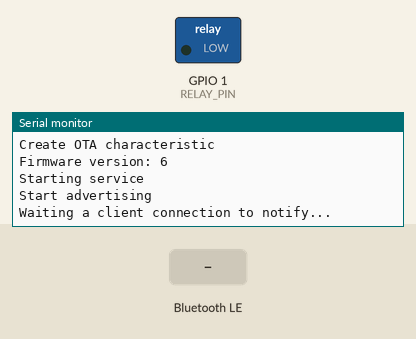
Simulated run of this program. Board: ESP32. Parts: switched loads named in the program (green lamp = pin HIGH), the last lines printed to the serial monitor. The inputs (shaded band) are chosen by the test bench. Nothing arrives over Bluetooth unless stated; a phone connects over Bluetooth LE 3 s after start.

Above: at 1.2 s.
1.3 s: Bluetooth LE write "ON" received
At 1.9 s:
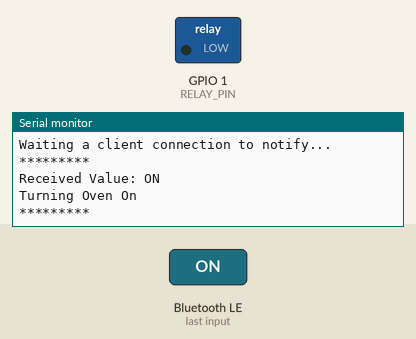
2.8 s: Bluetooth LE write "OFF" received
At 2.96 s:
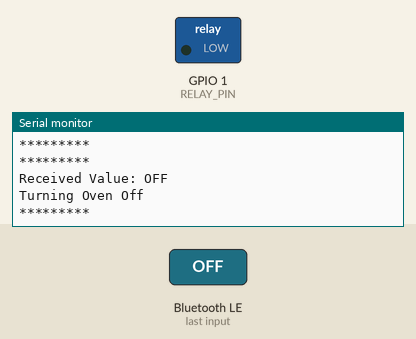
4.3 s: Bluetooth LE write "@END" received
At 5.4 s:
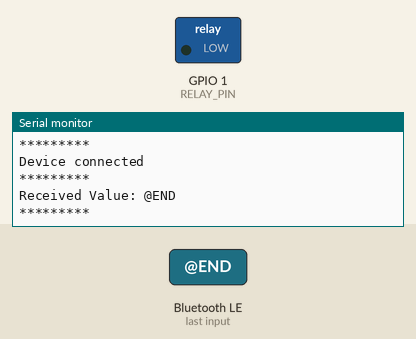

The program:

main.cpp
```cpp
#include <Arduino.h>
#include "blemanager.hpp"

unsigned long previousMillis = 0; // will store last time LED was updated
const long interval = 1000;
const uint8_t RELAY_PIN = 1;
const float desiredTemperature = 18.0;
const long minTimeBetweenOn = 60000;
unsigned long previousOn = -minTimeBetweenOn;

BLEManager bleManager;

void setup()
{
  Serial.begin(115200);
  Serial.println();
  Serial.println(F("Proofing Chamber starting"));
  bleManager.SetupBLE();

  pinMode(RELAY_PIN, OUTPUT);
}

void loop()
{
  unsigned long currentMillis = millis();

  if (currentMillis - previousMillis >= interval)
  {
    // save the last time you blinked the LED
    previousMillis = currentMillis;

    float currentTemperature = 11;

    if (currentTemperature > desiredTemperature && currentMillis - previousOn >= minTimeBetweenOn)
    {
      digitalWrite(RELAY_PIN, HIGH);
      previousOn = currentMillis;
    }
    else
    {
      digitalWrite(RELAY_PIN, LOW);
    }
  }
}
```

blemanager.cpp
```cpp
#include "blemanager.hpp"
#include <Arduino.h>
#include <BLEDevice.h>
#include <BLEUtils.h>
#include <BLE2902.h>

#include "communicationcallback.hpp"

uint32_t FIRMWARE_VERSION = 6;

BLEManager::BLEManager()
{
    this->serverCallbaks = NULL;
}

bool BLEManager::IsDeviceConnected()
{
    if (this->serverCallbaks)
    {
        return false;
    }

    return this->serverCallbaks->IsDeviceConnected();
}

void BLEManager::SetupBLE()
{
    Serial.println("Setup BLE Comm");
    // Create the BLE Device
    BLEDevice::init("ProofingChamber");
    // Create the BLE Server
    BLEServer *server = BLEDevice::createServer(); // cria um BLE server
    this->serverCallbaks = new ServerCallbacks();
    server->setCallbacks(this->serverCallbaks); // seta o callback do server

    Serial.println("Setup BLE");
    // Create the BLE Service
    BLEService *service = server->createService(SERVICE_UUID);
    BLEService *otaService = server->createService(OTA_SERVICE_UUID);

    Serial.println("Create communication channel");
    this->CreateCommunicationCharactersitic(service);

    Serial.println("Create OTA characteristic");
    this->CreateOTACharacteristic(otaService);

    Serial.println("Starting service");
    // Start the service
    service->start();
    otaService->start();
    // Start advertising (descoberta do ESP32)
    BLEAdvertising *pAdvertising = BLEDevice::getAdvertising();
    pAdvertising->addServiceUUID(SERVICE_UUID);
    pAdvertising->addServiceUUID(OTA_SERVICE_UUID);

    pAdvertising->setScanResponse(true);
    pAdvertising->setMinPreferred(0x06); // functions that help with iPhone connections issue
    pAdvertising->setMinPreferred(0x12);
    Serial.println("Start advertising");
    BLEDevice::startAdvertising();

    Serial.println("Waiting a client connection to notify...");
}

void BLEManager::SendNotification()
{
}

// for the communication with the app
void BLEManager::CreateOTACharacteristic(BLEService *service)
{
    BLECharacteristic *characteristic = service->createCharacteristic(
        CHARACTERISTIC_UUID_OTA,
        // BLECharacteristic::PROPERTY_NOTIFY | BLECharacteristic::PROPERTY_WRITE);
        BLECharacteristic::PROPERTY_WRITE);

    BLECharacteristic *characteristicOtaFinish = service->createCharacteristic(
        CHARACTERISTIC_UUID_OTA_FINISH,
        BLECharacteristic::PROPERTY_NOTIFY | BLECharacteristic::PROPERTY_WRITE);
    characteristicOtaFinish->addDescriptor(new BLE2902());

    // characteristic->setCallbacks(new OtaCallbacks(characteristicOtaFinish));

    BLECharacteristic *pVersionCharacteristic = service->createCharacteristic(
        CHARACTERISTIC_UUID_VERSION,
        BLECharacteristic::PROPERTY_READ);

    char str[100];
    snprintf(str, 100, "{ firmware: %d}", FIRMWARE_VERSION);
    Serial.print("Firmware version: ");
    Serial.println(FIRMWARE_VERSION);
    pVersionCharacteristic->setValue(str);
}

// for the communication with the app
void BLEManager::CreateCommunicationCharactersitic(BLEService *service)
{
    BLECharacteristic *characteristic = service->createCharacteristic(
        CHARACTERISTIC_UUID_COMMANDS,
        BLECharacteristic::PROPERTY_WRITE);

    characteristic->setCallbacks(new CommunicationCallbacks());
}
```

blemanager.hpp
```cpp
#ifndef BLEMANAGER_H
#define BLEMANAGER_H
#include <BLEServer.h>

#include "servercallbacks.hpp"

// See the following for generating UUIDs:
// https://www.uuidgenerator.net/
#define SERVICE_UUID "ae4a7ea7-c717-4e71-9b89-26a5f9a3511b"                 // UART service UUID
#define CHARACTERISTIC_UUID_COMMANDS "6d60f0ce-af2e-4e58-8d24-66b4573807f2" // commands
#define CHARACTERISTIC_UUID_NOTIFY "5c3b815e-e5da-4486-8f18-2d2fadf43046"

#define OTA_SERVICE_UUID "d5d6fe08-1973-446d-8de2-f3ad8d99d7cb"               // OTA service UUID
#define CHARACTERISTIC_UUID_OTA "b181a940-0127-4bbc-88f8-101b643e7b7a"        // OTA update
#define CHARACTERISTIC_UUID_VERSION "36c6361e-882e-4f0e-ba3a-ee6f6bc35d60"    // device firmware version
#define CHARACTERISTIC_UUID_OTA_FINISH "ae1a7b5c-31ba-49f1-bbb4-869afed9e4b5" // OTA update

extern uint32_t FIRMWARE_VERSION; // device firmware version

class BLEManager
{
    ServerCallbacks *serverCallbaks;

    void CreateCommunicationCharactersitic(BLEService *service);
    void CreateOTACharacteristic(BLEService *service);

public:
    BLEManager();
    void SetupBLE();
    void SendNotification();
    bool IsDeviceConnected();
};

#endif
```

communicationcallback.cpp
```cpp
#include "communicationcallback.hpp"
#include "Arduino.h"

CommunicationCallbacks::CommunicationCallbacks()
{
}

void CommunicationCallbacks::onWrite(BLECharacteristic *characteristic)
{
    // retorna ponteiro para o registrador contendo o valor atual da caracteristica
    std::string rxValue = characteristic->getValue();
    // verifica se existe dados (tamanho maior que zero)
    if (rxValue.length() > 0)
    {
        String command = String(rxValue.c_str());
        Serial.println("*********");
        Serial.print("Received Value: ");
        Serial.println(command);

        // Do stuff based on the command received
        if (command == "ON")
        {
            Serial.print("Turning Oven On");
            // this->oven->SwitchOn();
        }

        if (command == "OFF")
        {
            Serial.print("Turning Oven Off");
            // this->oven->SwitchOff();
        }


        Serial.println();
        Serial.println("*********");
    }
}
```

communicationcallback.hpp
```cpp
#ifndef COMMUNICATIONCALLBACK_H
#define COMMUNICATIONCALLBACK_H

#include <BLEDevice.h>

// callback  para envendos das características
class CommunicationCallbacks : public BLECharacteristicCallbacks
{

public:
    CommunicationCallbacks();

    void onWrite(BLECharacteristic *characteristic);
};

#endif
```

otacallback.cpp
```cpp
#include "otacallback.hpp"
#include "Arduino.h"
#include <Update.h>

OtaCallbacks::OtaCallbacks(BLECharacteristic *characteristicOtaFinish)
{
    this->characteristicOtaFinish = characteristicOtaFinish;

    updateFlag = false;
    readyFlag = false;
    bytesReceived = 0;
    timesWritten = 0;
}

void OtaCallbacks::onWrite(BLECharacteristic *pCharacteristic)
{
    std::string rxValue = pCharacteristic->getValue();
    // verifica se existe dados (tamanho maior que zero)
    if (rxValue.length() > 0)
    {
        String command = String(rxValue.c_str());
        if (rxValue == "@END")
        {
            if (Update.end(true))
            { // true to set the size to the current progress
                Serial.printf("] Update Success: \nRebooting...\n");
                this->characteristicOtaFinish->setValue("SU");
                this->characteristicOtaFinish->notify();
                delay(5000);
                ESP.restart();
            }
            else
            {
                Update.printError(Serial);
                this->characteristicOtaFinish->setValue("ERE");
                this->characteristicOtaFinish->notify();
            }
        }
    }

    uint8_t *rxData = pCharacteristic->getData();
    size_t dataLength = pCharacteristic->getLength();

    if (!updateFlag)
    { // If it's the first packet of OTA since bootup, begin OTA
        Serial.println("Update OTA [");
        if (!Update.begin())
        { // start with max available size
            Serial.print("Update begin error: ");
            Update.printError(Serial);
            this->characteristicOtaFinish->setValue("ERB");
            this->characteristicOtaFinish->notify();
        }
        updateFlag = true;
    }

    Serial.print(".");
    if (dataLength > 0)
    {
        if (Update.write(rxData, dataLength) != dataLength)
        {
            Update.printError(Serial);
            this->characteristicOtaFinish->setValue("ERW");
            this->characteristicOtaFinish->notify();
        }
    }
}
```

otacallback.hpp
```cpp
#ifndef OTACALLBACK_H
#define OTACALLBACK_H

#include <BLEDevice.h>

// callback  para envendos das características
class OtaCallbacks : public BLECharacteristicCallbacks
{
    bool updateFlag;
    bool readyFlag;
    int bytesReceived;
    int timesWritten;
    BLECharacteristic *characteristicOtaFinish;

public:
    OtaCallbacks(BLECharacteristic *characteristicOtaFinish);

    void onWrite(BLECharacteristic *characteristic);
};

#endif
```

servercallbacks.cpp
```cpp
#include "servercallbacks.hpp"
#include <Arduino.h>
#include <BLEDevice.h>
#include <Update.h>

ServerCallbacks::ServerCallbacks()
{
    this->deviceConnected = false;
}

void ServerCallbacks::onConnect(BLEServer *pServer)
{
    deviceConnected = true;
    Serial.println("Device connected");
}

void ServerCallbacks::onDisconnect(BLEServer *pServer)
{
    deviceConnected = false;
    Serial.println("Device disconnected");
    if (Update.isRunning())
    {
        Update.abort();
    }

    BLEDevice::startAdvertising();
}

bool ServerCallbacks::IsDeviceConnected()
{
    return this->deviceConnected;
}
```

servercallbacks.hpp
```cpp
#ifndef SERVERCALLBACKS_H
#define SERVERCALLBACKS_H

#include <BLEServer.h>

// callback para receber os eventos de conexão de dispositivos
class ServerCallbacks : public BLEServerCallbacks
{
    bool deviceConnected;

public:
    ServerCallbacks();
    void onConnect(BLEServer *pServer);
    void onDisconnect(BLEServer *pServer);

    bool IsDeviceConnected();
};

#endif
```

Measured:
- after the input at 1.3 s, the serial monitor: prints a new line at once (image 1)
- after the input at 2.8 s, the serial monitor: prints a new line at once (image 2)
- after the input at 4.3 s, the serial monitor: prints a new line at once (image 3)
